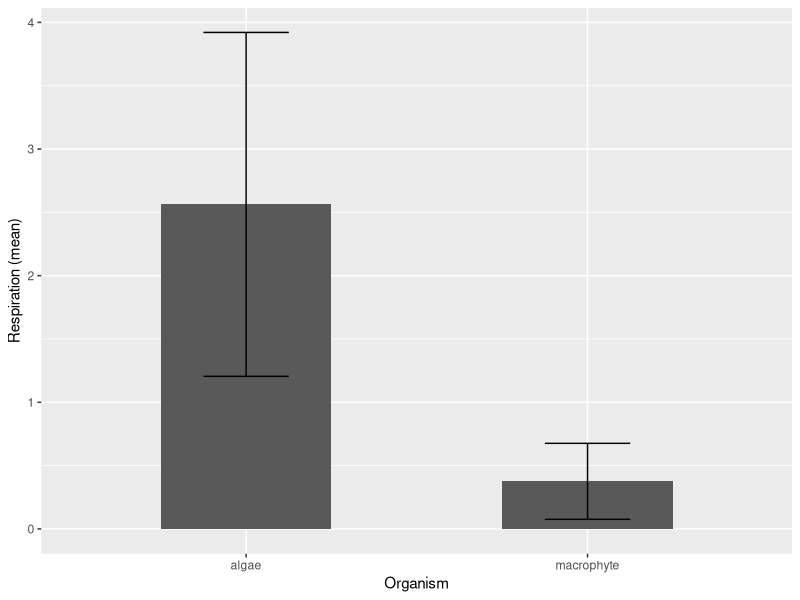
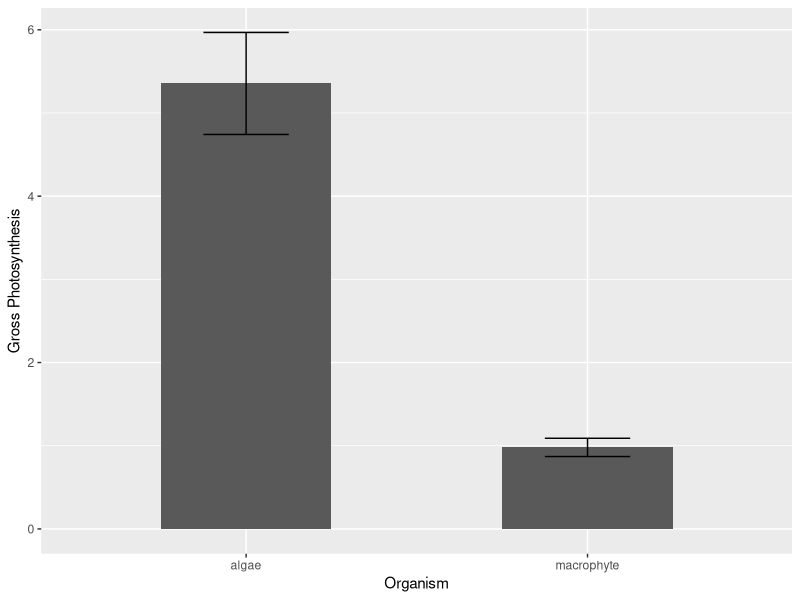

Source code (R) for these figures, in order:
## ---- chunk 1
require(tidyverse)
require(lubridate)
## ---- chunk 2
do_data <- read.csv(file = "lab2_tuesday.csv", header = T, sep = ",") %>%
  mutate(TIME_INITIAL = mdy_hm(TIME_INITIAL),
         TIME_FINAL = mdy_hm(TIME_FINAL))
## ---- chunk 3
do_data <- do_data %>%
  mutate(ELAPSED_TIME = TIME_FINAL - TIME_INITIAL) %>% 
  mutate(DELTA_DO = DO_FINAL - DO_INITIAL) %>% 
  mutate(DELTA_DO_WEIGHT_HOUR = DELTA_DO/(as.numeric(ELAPSED_TIME)*WEIGHT))
## ---- chunk 4
algae_r <- do_data %>%
  filter(ORGANISM == "algae") %>%
  filter(TREATMENT == "dark")

macrophyte_r <- do_data %>%
  filter(ORGANISM == "macrophyte") %>%
  filter(TREATMENT == "dark")

respiration_t <- t.test(algae_r$DELTA_DO_WEIGHT_HOUR, macrophyte_r$DELTA_DO_WEIGHT_HOUR) 

respiration_t
## ---- chunk 5
respiration <- do_data %>%
  filter(ORGANISM == "dark") %>%
  group_by(ORGANISM) %>%
  summarise(RESPIRATION_MEAN = mean(DELTA_DO_WEIGHT_HOUR),
            RESPIRATION_SE = sd(DELTA_DO_WEIGHT_HOUR)/sqrt(n()))
## ---- chunk 6
gross_photosynthesis <- do_data %>%
  filter(TREATMENT == "light") %>%
  mutate(GROSS_PHOTOSYNTHESIS = case_when(ORGANISM == "algae" ~ DELTA_DO_WEIGHT_HOUR + 1.347,
                                          ORGANISM == "macrophyte" ~ DELTA_DO_WEIGHT_HOUR + 1.366))
## ---- chunk 7
algae_p <- do_data %>%
  filter(ORGANISM == "algae") %>%
  filter(TREATMENT == "light")

macrophyte_p <- do_data %>%
  filter(ORGANISM == "macrophyte") %>%
  filter(TREATMENT == "light")

gross_photosynthesis_t <- t.test(algae_p$DELTA_DO_WEIGHT_HOUR, macrophyte_p$DELTA_DO_WEIGHT_HOUR) 

gross_photosynthesis_t
## ---- chunk 8
photosynthesis <- gross_photosynthesis %>%
  filter(ORGANISM == "light") %>%
  group_by(ORGANISM) %>%
  summarise(RESPIRATION_MEAN = mean(DELTA_DO_WEIGHT_HOUR),
            RESPIRATION_SE = sd(DELTA_DO_WEIGHT_HOUR)/sqrt(n()))
## ---- chunk 9
respiration_avg <- do_data %>%
  group_by(ORGANISM) %>%
  summarise(DO_MEAN = mean(DELTA_DO),
            DO_SE = sd(DELTA_DO)/sqrt(n()))
## ---- chunk 10
plot1 <- ggplot() +
  geom_col(data = respiration_avg,
           aes(x = ORGANISM, y = DO_MEAN),
           width = 0.5) +
  geom_errorbar(data = respiration_avg,
                aes(x = ORGANISM, ymin = DO_MEAN - DO_SE, ymax = DO_MEAN + DO_SE),
                width = 0.25) +
  xlab("Organism") +
  ylab("Respiration (mean)")

plot1
## ---- chunk 11
gp_avg <- gross_photosynthesis %>%
  group_by(ORGANISM) %>%
  summarise(DO_MEAN = mean(DELTA_DO),
            DO_SE = sd(DELTA_DO)/sqrt(n()))
## ---- chunk 12
plot2 <- ggplot() +
  geom_col(data = gp_avg,
           aes(x = ORGANISM, y = DO_MEAN),
           width = 0.5) +
  geom_errorbar(data = gp_avg,
                aes(x = ORGANISM, ymin = DO_MEAN - DO_SE, ymax = DO_MEAN + DO_SE),
                width = 0.25) +
  xlab("Organism") +
  ylab("Gross Photosynthesis")

plot2
